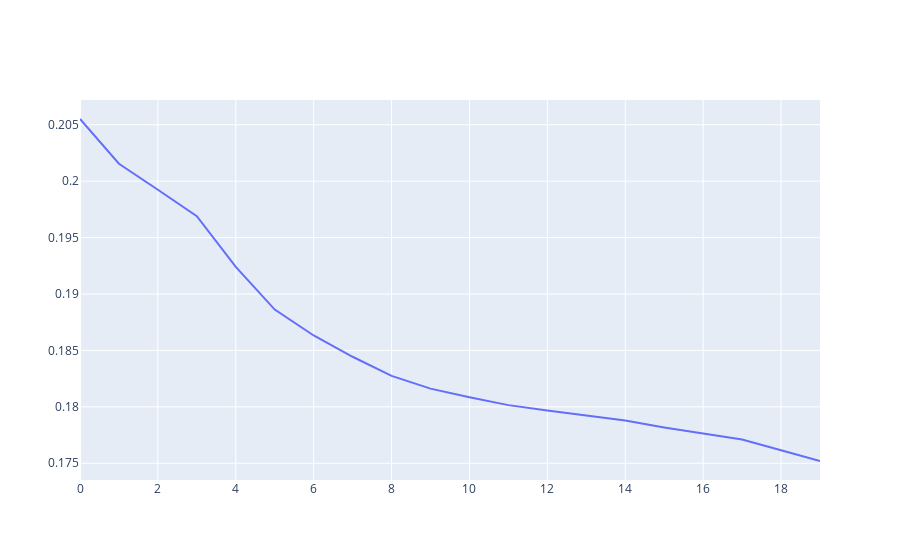

This figure's notebook cell:
### Code cell
fig = go.Figure(data=go.Scatter(y=train_loss))
fig.show()

### Figure 1 — Plotly figure (JSON) as saved in the notebook; plotly's stock layout.template omitted (floating-point values rounded to 4 significant figures)
{"data": [{"type": "scatter", "y": [0.2055, 0.2015, 0.1992, 0.1969, 0.1924, 0.1886, 0.1863, 0.1844, 0.1827, 0.1816, 0.1808, 0.1802, 0.1797, 0.1793, 0.1788, 0.1782, 0.1777, 0.1771, 0.1762, 0.1752]}], "layout": {}}
